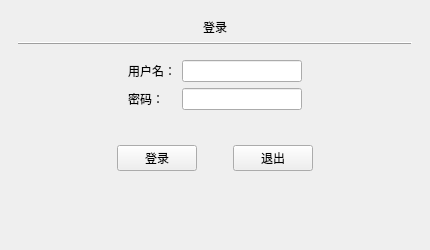
<?xml version="1.0" encoding="UTF-8"?>
<ui version="4.0">
 <class>login_window</class>
 <widget class="QMainWindow" name="login_window">
  <property name="geometry">
   <rect>
    <x>0</x>
    <y>0</y>
    <width>430</width>
    <height>250</height>
   </rect>
  </property>
  <property name="minimumSize">
   <size>
    <width>430</width>
    <height>250</height>
   </size>
  </property>
  <property name="maximumSize">
   <size>
    <width>430</width>
    <height>250</height>
   </size>
  </property>
  <property name="windowTitle">
   <string>登录窗口</string>
  </property>
  <widget class="QWidget" name="centralwidget">
   <layout class="QVBoxLayout" name="verticalLayout_2">
    <item>
     <widget class="QWidget" name="widget_2" native="true">
      <property name="sizePolicy">
       <sizepolicy hsizetype="Preferred" vsizetype="Fixed">
        <horstretch>0</horstretch>
        <verstretch>0</verstretch>
       </sizepolicy>
      </property>
      <layout class="QVBoxLayout" name="verticalLayout">
       <item>
        <widget class="QLabel" name="label_3">
         <property name="text">
          <string>登录</string>
         </property>
         <property name="alignment">
          <set>Qt::AlignCenter</set>
         </property>
        </widget>
       </item>
       <item>
        <widget class="Line" name="line">
         <property name="frameShadow">
          <enum>QFrame::Raised</enum>
         </property>
         <property name="orientation">
          <enum>Qt::Horizontal</enum>
         </property>
        </widget>
       </item>
      </layout>
     </widget>
    </item>
    <item>
     <widget class="QWidget" name="widget_3" native="true">
      <property name="sizePolicy">
       <sizepolicy hsizetype="Preferred" vsizetype="Fixed">
        <horstretch>0</horstretch>
        <verstretch>0</verstretch>
       </sizepolicy>
      </property>
      <layout class="QGridLayout" name="gridLayout">
       <property name="leftMargin">
        <number>0</number>
       </property>
       <property name="topMargin">
        <number>0</number>
       </property>
       <property name="rightMargin">
        <number>0</number>
       </property>
       <property name="bottomMargin">
        <number>0</number>
       </property>
       <item row="1" column="1">
        <widget class="QLabel" name="label">
         <property name="text">
          <string>用户名：</string>
         </property>
        </widget>
       </item>
       <item row="2" column="1">
        <widget class="QLabel" name="label_2">
         <property name="text">
          <string>密码：</string>
         </property>
        </widget>
       </item>
       <item row="2" column="2">
        <widget class="QLineEdit" name="lineEdit_2"/>
       </item>
       <item row="1" column="3">
        <spacer name="horizontalSpacer_2">
         <property name="orientation">
          <enum>Qt::Horizontal</enum>
         </property>
         <property name="sizeHint" stdset="0">
          <size>
           <width>40</width>
           <height>20</height>
          </size>
         </property>
        </spacer>
       </item>
       <item row="1" column="0">
        <spacer name="horizontalSpacer">
         <property name="orientation">
          <enum>Qt::Horizontal</enum>
         </property>
         <property name="sizeHint" stdset="0">
          <size>
           <width>40</width>
           <height>20</height>
          </size>
         </property>
        </spacer>
       </item>
       <item row="1" column="2">
        <widget class="QLineEdit" name="lineEdit"/>
       </item>
      </layout>
     </widget>
    </item>
    <item>
     <spacer name="verticalSpacer_3">
      <property name="orientation">
       <enum>Qt::Vertical</enum>
      </property>
      <property name="sizeType">
       <enum>QSizePolicy::Fixed</enum>
      </property>
      <property name="sizeHint" stdset="0">
       <size>
        <width>20</width>
        <height>20</height>
       </size>
      </property>
     </spacer>
    </item>
    <item>
     <widget class="QWidget" name="widget" native="true">
      <property name="sizePolicy">
       <sizepolicy hsizetype="Preferred" vsizetype="Fixed">
        <horstretch>0</horstretch>
        <verstretch>0</verstretch>
       </sizepolicy>
      </property>
      <layout class="QHBoxLayout" name="horizontalLayout">
       <item>
        <spacer name="horizontalSpacer_3">
         <property name="orientation">
          <enum>Qt::Horizontal</enum>
         </property>
         <property name="sizeHint" stdset="0">
          <size>
           <width>40</width>
           <height>20</height>
          </size>
         </property>
        </spacer>
       </item>
       <item>
        <widget class="QPushButton" name="pushButton">
         <property name="text">
          <string>登录</string>
         </property>
        </widget>
       </item>
       <item>
        <spacer name="horizontalSpacer_5">
         <property name="orientation">
          <enum>Qt::Horizontal</enum>
         </property>
         <property name="sizeType">
          <enum>QSizePolicy::Fixed</enum>
         </property>
         <property name="sizeHint" stdset="0">
          <size>
           <width>30</width>
           <height>20</height>
          </size>
         </property>
        </spacer>
       </item>
       <item>
        <widget class="QPushButton" name="logoutBtn">
         <property name="text">
          <string>退出</string>
         </property>
        </widget>
       </item>
       <item>
        <spacer name="horizontalSpacer_4">
         <property name="orientation">
          <enum>Qt::Horizontal</enum>
         </property>
         <property name="sizeHint" stdset="0">
          <size>
           <width>40</width>
           <height>20</height>
          </size>
         </property>
        </spacer>
       </item>
      </layout>
     </widget>
    </item>
    <item>
     <spacer name="verticalSpacer_2">
      <property name="orientation">
       <enum>Qt::Vertical</enum>
      </property>
      <property name="sizeHint" stdset="0">
       <size>
        <width>20</width>
        <height>40</height>
       </size>
      </property>
     </spacer>
    </item>
   </layout>
  </widget>
 </widget>
 <resources/>
 <connections/>
</ui>
